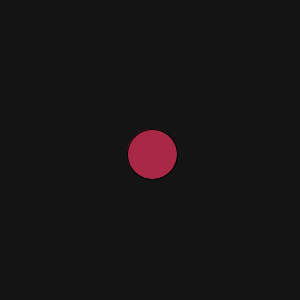
Frame 1 (no input)
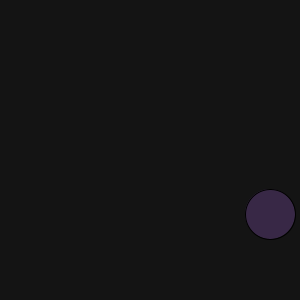
Frame 60 (the mouse pressed at the canvas centre just before this capture)
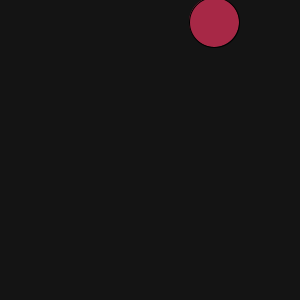
Frame 120 (the mouse held since frame 60 and released just before this capture)

The Processing sketch that drew these frames (run headless with seeded random() and noise(); from frame 60 on, the mouse is pressed at the canvas centre):

// Processing sketch: Bouncing_Ball
// ── Bouncing_Ball.pde

PVector position;
PVector velocity;

void setup () {

  size (300, 300);
  
  position = new PVector (width/2, height/2);
  velocity = new PVector (2,4);

}

void draw () {

  background (20);
  
  position.add(velocity);
  
  fill (random (20,250),40,70);
  ellipse (position.x, position.y, 50,50);
  
  // Kondisi
  
  if (position.x > width || position.x < 0) {
    velocity.x = velocity.x * -1;
  }
  else if (position.y > height || position.y < 0) {
    velocity.y = velocity.y * -1;
  }
  
}
